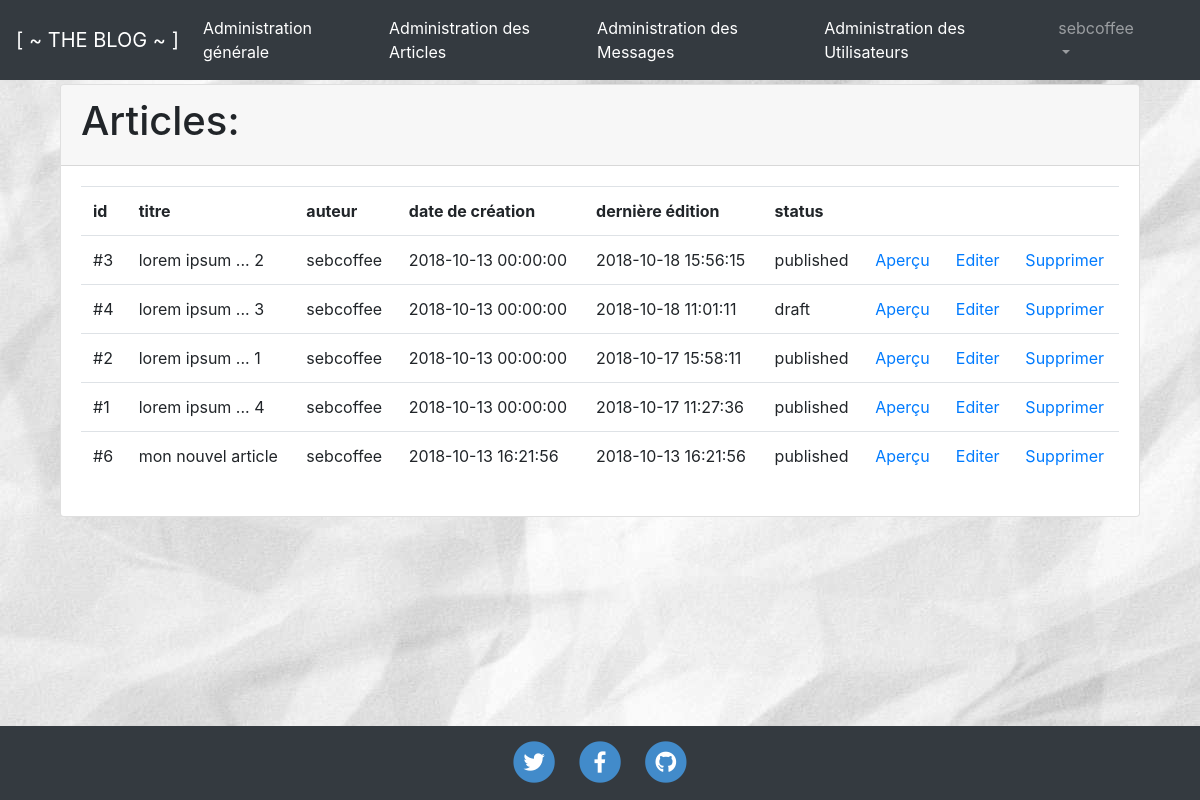
/postAdmin.php (signed in), run on the app's committed database.
### tables this page shows
CREATE TABLE `post` (
  `id` int(11) NOT NULL,
  `title` varchar(255) DEFAULT NULL,
  `image` text,
  `content` text,
  `creation_date` datetime NOT NULL,
  `edition_date` datetime NOT NULL,
  `author` varchar(255) NOT NULL,
  `status` varchar(20) NOT NULL
);

### config/functions.php (called while the page is built, shortened)
<?php
function getPostsForAdmin()
{
    require('connect.php');
    $req = $bdd->prepare('SELECT id, title,edition_date,creation_date,status,author FROM post ORDER BY edition_date DESC');
    $req->execute();
    $data = $req->fetchAll(PDO::FETCH_OBJ);
    return $data;
}
?>

### postAdmin.php (the view, shortened to what this page needs)
<?php
if ($_SESSION['isAdmin'] == true) {
    require_once('config/functions.php');
    $posts = getPostsForAdmin();
    ?>
    <?php
    require_once('header.php'); ?>
    <div class="entities-group card">
        <div class="card-header">
            <h1>Articles: </h1>
        </div>
        <div class="card-body">
            <table class="table table-stripped">
                <tr>
                    <th>id</th>
                    <th>titre</th>
                    <th>auteur</th>
                    <th>date de création</th>
                    <th>dernière édition</th>
                    <th>status</th>
                    <th></th>
                    <th></th>
                    <th></th>
                </tr>
                <?php foreach ($posts as $post): ?>
                    <tr>
                        <td>#<?= $post->id ?></td>
                        <td><?= $post->title ?></td>
                        <td><?= $post->author ?></td>
                        <td>
                            <time><?= $post->creation_date ?>
                        </td>
                        <td>
                            <time><?= $post->edition_date ?></time>
                        </td>
                        <td><?= $post->status ?></td>
                        <td><a href="javascript:void(0);" data-href="adminViewPost.php?id=<?= $post->id ?>"
                               class="openPopup">Aperçu</a></td>
                        <td><a href="editPost.php?id=<?= $post->id ?>">Editer</a></td>
                        <td><a href="deletePost.php?id=<?= $post->id ?>"
                               onClick="confirm('êtes vous sur de vouloir supprimer ?');">Supprimer</a></td>
                    </tr>
                <?php endforeach; ?>
            </table>
        </div>
    </div>
    <?php require_once('footer.php');
} else {
    header('location: login.php');
}
?>

### assets/styles/main.css (style rules this page uses)
.entities-group { width: 90% !important; margin: 2% auto; }
html { position: relative; min-height: 100%; }
body { margin-bottom: 90px; background-image: url("../img/paper.jpg"); background-repeat: no-repeat; background-attachment: fixed; }

### data on the page
post: id "3", title "lorem ipsum ... 2", author "sebcoffee", creation_date "2018-10-13 00:00:00", edition_date "2018-10-18 15:56:15", status "published"
post: id "4", title "lorem ipsum ... 3", author "sebcoffee", creation_date "2018-10-13 00:00:00", edition_date "2018-10-18 11:01:11", status "draft"
post: id "2", title "lorem ipsum ... 1", author "sebcoffee", creation_date "2018-10-13 00:00:00", edition_date "2018-10-17 15:58:11", status "published"
post: id "1", title "lorem ipsum ... 4", author "sebcoffee", creation_date "2018-10-13 00:00:00", edition_date "2018-10-17 11:27:36", status "published"
post: id "6", title "mon nouvel article", author "sebcoffee", creation_date "2018-10-13 16:21:56", edition_date "2018-10-13 16:21:56", status "published"

### other printed values
$_SESSION['authUser'] "sebcoffee"
